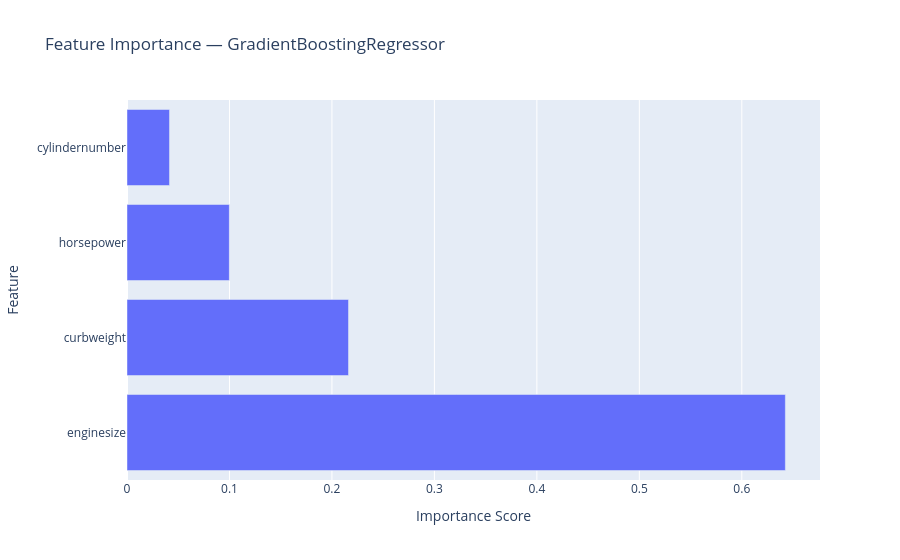

Source (notebook cell):
### Markdown cell above
## Feature Importance
Feature importance shows which variables have the greatest influence 
on the model's price predictions. This helps us understand which car 
attributes matter most when determining price.

### Code cell
feature_importance = best_estimator.named_steps['model'].feature_importances_
feature_names = best_estimator.named_steps['feat_selection'].get_support()

# Get selected feature names
selected_features = X_train.columns[feature_names]

importance_df = pd.DataFrame({
    'Feature': selected_features,
    'Importance': feature_importance
}).sort_values('Importance', ascending=False)

fig = px.bar(importance_df, x='Importance', y='Feature',
             orientation='h',
             title='Feature Importance — GradientBoostingRegressor',
             labels={'Importance': 'Importance Score', 'Feature': 'Feature'})
fig.show()

### Figure 1 — Plotly figure (JSON) as saved in the notebook; plotly's stock layout.template omitted (floating-point values rounded to 4 significant figures)
{"data": [{"alignmentgroup": "True", "hovertemplate": "Importance Score=%{x}<br>Feature=%{y}<extra></extra>", "legendgroup": "", "marker": {"color": "#636efa", "pattern": {"shape": ""}}, "name": "", "offsetgroup": "", "orientation": "h", "showlegend": false, "textposition": "auto", "type": "bar", "x": [0.6425, 0.2162, 0.09987, 0.04145], "xaxis": "x", "y": ["enginesize", "curbweight", "horsepower", "cylindernumber"], "yaxis": "y"}], "layout": {"barmode": "relative", "legend": {"tracegroupgap": 0}, "title": {"text": "Feature Importance — GradientBoostingRegressor"}, "xaxis": {"anchor": "y", "domain": [0, 1], "title": {"text": "Importance Score"}}, "yaxis": {"anchor": "x", "domain": [0, 1], "title": {"text": "Feature"}}}}
